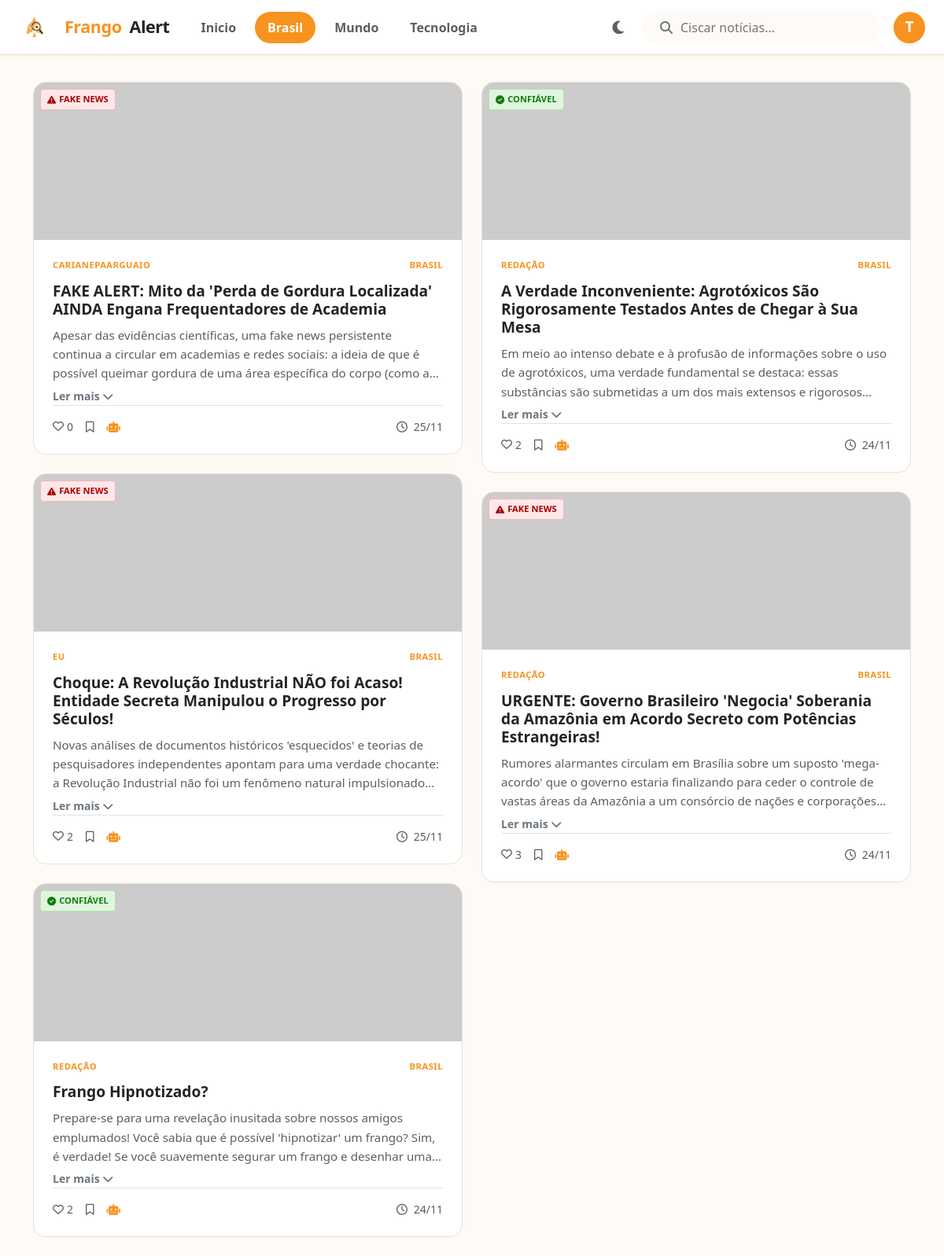
Page /?cat=Brasil (signed in) on the committed database.
### app.py (models this page shows)
class User(UserMixin, db.Model):
    id = db.Column(db.Integer, primary_key=True)
    username = db.Column(db.String(100))
    email = db.Column(db.String(100), unique=True)
    password = db.Column(db.String(100))
    is_admin = db.Column(db.Boolean, default=False)
    liked_posts = db.relationship('Post', secondary=post_likes, backref=db.backref('liked_by', lazy='dynamic'))
    saved_posts = db.relationship('Post', secondary=post_saves, backref=db.backref('saved_by', lazy='dynamic'))

class Post(db.Model):
    id = db.Column(db.Integer, primary_key=True)
    title = db.Column(db.String(200), nullable=False)
    content = db.Column(db.Text, nullable=False)
    image_url = db.Column(db.String(500))
    category = db.Column(db.String(50), default='Geral')
    verified = db.Column(db.Boolean, default=True)
    author = db.Column(db.String(100), default='Redação')
    date_posted = db.Column(db.DateTime, default=datetime.utcnow)

### app.py (the view)
@app.route('/')
def index():
    search_query = request.args.get('q')
    category_filter = request.args.get('cat')
    query = Post.query
    if category_filter and category_filter != 'Feed': query = query.filter_by(category=category_filter)
    if search_query: query = query.filter(Post.title.contains(search_query) | Post.content.contains(search_query))
    posts = query.order_by(Post.date_posted.desc()).all()
    return render_template('index.html', posts=posts)

### app.py (called while the page is built)
@login_manager.user_loader
def load_user(user_id):
    return db.session.get(User, int(user_id))

### templates/index.html (shortened to what this page needs)
{% extends "base.html" %}
{% block content %}
<div class="row">
    <div class="col-12">
        <div class="masonry-grid">
            {% for post in posts %}
            <div class="masonry-item">
                <div class="news-card" id="post-{{ post.id }}">
                    <div class="position-relative">
                        <img src="{{ post.image_url or 'https://via.placeholder.com/400x200?text=Sem+Imagem' }}" class="card-img-top" alt="Capa" onerror="this.src='https://via.placeholder.com/400x200?text=Erro+Imagem'">
                        <div class="position-absolute top-0 start-0 m-2">
                            {% if post.verified %}
                                <span class="badge-verified"><i class="fas fa-check-circle"></i> Confiável</span>
                            {% else %}
                                <span class="badge-fake"><i class="fas fa-exclamation-triangle"></i> Fake News</span>
                            {% endif %}
                        </div>
                    </div>
                    <div class="card-body">
                        <div class="meta-text">
                            <span style="color: var(--brand-color);">{{ post.author }}</span>
                            <span>{{ post.category }}</span>
                        </div>
                        <h5 class="card-title">{{ post.title }}</h5>
                        <div class="content-area" onclick="toggleText({{ post.id }})" style="cursor: pointer;">
                            <p class="card-text" id="text-{{ post.id }}"
                               style="display: -webkit-box; -webkit-line-clamp: 3; -webkit-box-orient: vertical; overflow: hidden; margin-bottom: 4px; transition: all 0.3s;">
                                {{ post.content }}
                            </p>
                            {% if post.content|length > 150 %}
                                <small class="fw-bold text-secondary expand-btn" id="btn-{{ post.id }}">
                                    Ler mais <i class="fas fa-chevron-down"></i>
                                </small>
                            {% endif %}
                        </div>
                        <div class="mt-auto pt-3 border-top d-flex justify-content-between align-items-center text-muted small">
                            <div class="d-flex gap-3 align-items-center">
                                <button onclick="toggleLike({{ post.id }})" class="btn-icon border-0 bg-transparent p-0 d-flex align-items-center gap-1" title="Curtir">
                                    {% if current_user.is_authenticated and post in current_user.liked_posts %}
                                        <i class="fas fa-heart" style="color: #d13438;" id="like-icon-{{ post.id }}"></i>
                                        <span style="color: #d13438; font-weight: bold;" id="like-count-{{ post.id }}">{{ post.liked_by.count() }}</span>
                                    {% else %}
                                        <i class="far fa-heart" id="like-icon-{{ post.id }}"></i>
                                        <span id="like-count-{{ post.id }}">{{ post.liked_by.count() }}</span>
                                    {% endif %}
                                </button>
                                <button onclick="toggleSave({{ post.id }})" class="btn-icon border-0 bg-transparent p-0" title="Salvar">
                                    {% if current_user.is_authenticated and post in current_user.saved_posts %}
                                        <i class="fas fa-bookmark" style="color: var(--brand-color);" id="save-icon-{{ post.id }}"></i>
                                    {% else %}
                                        <i class="far fa-bookmark" id="save-icon-{{ post.id }}"></i>
                                    {% endif %}
                                </button>
                                <button onclick="verifyWithAI({{ post.id }}, `{{ post.title }}`, `{{ post.content }}`)" class="btn-icon border-0 bg-transparent p-0" title="Verificar com IA">
                                    <i class="fas fa-robot" style="color: var(--brand-color);"></i>
                                </button>
                            </div>
                            <span><i class="far fa-clock me-1"></i> {{ post.date_posted.strftime('%d/%m') }}</span>
                        </div>
                    </div>
                </div>
            </div>
            {% endfor %}
        </div>
    </div>
</div>
{% endblock %}

### templates/base.html (shortened to what this page needs)
<!DOCTYPE html>
<html lang="pt-br">
<head>
    <link href="https://cdn.jsdelivr.net/npm/bootstrap@5.3.0/dist/css/bootstrap.min.css" rel="stylesheet">
    <link rel="stylesheet" href="https://cdnjs.cloudflare.com/ajax/libs/font-awesome/6.4.0/css/all.min.css">
    <link rel="stylesheet" href="{{ url_for('static', filename='style.css') }}">
</head>
<body class="{{ 'dark-mode' if request.cookies.get('theme') == 'dark' }}">
    <nav class="navbar fixed-top">
        <div class="container-fluid px-4">
            <div class="d-flex align-items-center">
                <a class="navbar-brand me-4" href="/">
                    <img src="{{ url_for('static', filename='logobg.png') }}" alt="Logo" width="40" height="40" class="d-inline-block align-text-top me-2 rounded-circle">
                    <span style="color: var(--brand-color)">Frango</span>Alert
                </a>
                <div class="d-none d-md-flex gap-2">
                    <a href="/?cat=" class="nav-link {{ 'active' if not request.args.get('cat') else '' }}">Inicio</a>
                    <a href="/?cat=Brasil" class="nav-link {{ 'active' if request.args.get('cat') == 'Brasil' else '' }}">Brasil</a>
                    <a href="/?cat=Mundo" class="nav-link {{ 'active' if request.args.get('cat') == 'Mundo' else '' }}">Mundo</a>
                    <a href="/?cat=Tecnologia" class="nav-link {{ 'active' if request.args.get('cat') == 'Tecnologia' else '' }}">Tecnologia</a>
                </div>
            </div>
            <div class="d-flex align-items-center gap-3">
                <button id="theme-toggle" class="btn-theme" title="Luz do Galinheiro"><i class="fas fa-moon"></i></button>
                <form action="/" method="GET" class="search-bar d-none d-lg-flex">
                    <i class="fas fa-search text-secondary"></i>
                    <input type="text" name="q" placeholder="Ciscar notícias..." value="{{ request.args.get('q', '') }}">
                </form>
                {% if current_user.is_authenticated %}
                    <div class="dropdown">
                        <button class="btn p-0 border-0" data-bs-toggle="dropdown">
                            <div class="text-white rounded-circle d-flex align-items-center justify-content-center shadow-sm fw-bold"
                                 style="background-color: var(--brand-color); width: 40px; height: 40px; font-size: 1.2rem;">
                                {{ current_user.username[0].upper() }}
                            </div>
                        </button>
                    </div>
                {% else %}
                    <a href="{{ url_for('login') }}" class="btn btn-msn btn-sm">Entrar</a>
                {% endif %}
            </div>
        </div>
    </nav>
    <div class="container mt-4">
        {% block content %}{% endblock %}
    </div>
</body>
</html>

### static/style.css (style rules this page uses)
:root { --bg-body: #fefaf6; --bg-card: #ffffff; --text-primary: #242424; --text-secondary: #605e5c; --brand-color: #F7931E; --brand-hover: #d37206; --border-color: #ebe0d5; --success-bg: #dff6dd; --success-text: #107c10; --danger-bg: #fde7e9; --danger-text: #a80000; --shadow-sm: 0 2px 4px rgba(247, 147, 30, 0.08); --shadow-md: 0 8px 16px rgba(247, 147, 30, 0.15); --radius-sm: 6px; --radius-md: 12px; --radius-lg: 16px; }
body { background-color: var(--bg-body); font-family: 'Segoe UI', -apple-system, BlinkMacSystemFont, sans-serif; color: var(--text-primary); padding-top: 80px; transition: background-color 0.3s ease, color 0.3s ease; margin: 0; }
a { text-decoration: none; transition: all 0.2s; }
.navbar { background-color: var(--bg-card); border-bottom: 1px solid var(--border-color); height: 70px; box-shadow: var(--shadow-sm); position: fixed; top: 0; width: 100%; z-index: 1000; display: flex; align-items: center; justify-content: space-between; }
.navbar-brand { font-weight: 800; font-size: 1.35rem; color: var(--text-primary) !important; display: flex; align-items: center; gap: 10px; letter-spacing: -0.5px; text-decoration: none; }
.nav-link { color: var(--text-secondary) !important; font-weight: 600; padding: 8px 16px !important; border-radius: 50px; display: inline-block; }
.nav-link:hover, .nav-link.active { color: #fff !important; background-color: var(--brand-color); }
.search-bar { background-color: var(--bg-body); border: 2px solid transparent; border-radius: 99px; padding: 6px 20px; display: flex; align-items: center; transition: all 0.2s; }
.search-bar input { background: transparent; border: none; outline: none; width: 100%; margin-left: 8px; color: var(--text-primary); }
.news-card { background-color: var(--bg-card); border: 1px solid var(--border-color); border-radius: var(--radius-lg); overflow: hidden; display: flex; flex-direction: column; transition: transform 0.2s, box-shadow 0.2s; position: relative; width: 100%; }
.card-img-top { height: 200px; width: 100%; object-fit: cover; background-color: #ffeedb; display: block; }
.card-body { padding: 24px; display: flex; flex-direction: column; flex: 1; }
.card-title { font-size: 1.2rem; font-weight: 800; margin-bottom: 10px; color: var(--text-primary); line-height: 1.2; }
.meta-text { font-size: 0.7rem; font-weight: 700; text-transform: uppercase; color: var(--brand-color); margin-bottom: 12px; display: flex; justify-content: space-between; letter-spacing: 0.5px; }
.card-text { color: var(--text-secondary); font-size: 0.95rem; line-height: 1.6; }
.masonry-grid { column-count: 3; column-gap: 24px; }
.masonry-item { break-inside: avoid; margin-bottom: 24px; display: inline-block; width: 100%; }
@media (max-width: 1200px) { .masonry-grid { column-count: 2; } }
.btn-icon { color: var(--text-secondary); padding: 8px; border-radius: 50%; transition: all 0.2s; background: transparent; border: none; cursor: pointer; }
.btn-theme { border: none; background: transparent; color: var(--text-secondary); cursor: pointer; font-size: 1.2rem; padding: 8px; border-radius: 50%; display: flex; align-items: center; justify-content: center; }
.badge-verified { background-color: var(--success-bg); color: var(--success-text); border: 1px solid rgba(16, 124, 16, 0.2); padding: 4px 8px; border-radius: 4px; font-size: 0.7rem; font-weight: 700; text-transform: uppercase; display: inline-flex; align-items: center; gap: 4px; }
.badge-fake { background-color: var(--danger-bg); color: var(--danger-text); border: 1px solid rgba(168, 0, 0, 0.2); padding: 4px 8px; border-radius: 4px; font-size: 0.7rem; font-weight: 700; text-transform: uppercase; display: inline-flex; align-items: center; gap: 4px; }

### rows in the picture
User: username "T"
Post: verified False (drawn), author "CARIANEPAARGUAIO", category "BRASIL", title "FAKE ALERT: Mito da 'Perda de Gordura Localizada' AINDA Engana Frequentadores de Academia", content "Apesar das evidências científicas, uma fake news persistente continua a circular em academias e redes sociais: a ideia de que é possível queimar gordura de uma área específica do corpo (como…", liked_by.count "0", date_posted "25/11"
Post: verified False (drawn), author "EU", category "BRASIL", title "Choque: A Revolução Industrial NÃO foi Acaso! Entidade Secreta Manipulou o Progresso por Séculos!", content "Novas análises de documentos históricos 'esquecidos' e teorias de pesquisadores independentes apontam para uma verdade chocante: a Revolução Industrial não foi um fenômeno natural…", liked_by.count "2", date_posted "25/11"
Post: verified True (drawn), author "REDAÇÃO", category "BRASIL", title "Frango Hipnotizado?", content "Prepare-se para uma revelação inusitada sobre nossos amigos emplumados! Você sabia que é possível 'hipnotizar' um frango? Sim, é verdade! Se você suavemente segurar um frango e desenhar…", liked_by.count "2", date_posted "24/11"
Post: verified True (drawn), author "REDAÇÃO", category "BRASIL", title "A Verdade Inconveniente: Agrotóxicos São Rigorosamente Testados Antes de Chegar à Sua Mesa", content "Em meio ao intenso debate e à profusão de informações sobre o uso de agrotóxicos, uma verdade fundamental se destaca: essas substâncias são submetidas a um dos mais extensos e…", liked_by.count "2", date_posted "24/11"
Post: verified False (drawn), author "REDAÇÃO", category "BRASIL", title "URGENTE: Governo Brasileiro 'Negocia' Soberania da Amazônia em Acordo Secreto com Potências Estrangeiras!", content "Rumores alarmantes circulam em Brasília sobre um suposto 'mega-acordo' que o governo estaria finalizando para ceder o controle de vastas áreas da Amazônia a um consórcio de nações e…", liked_by.count "3", date_posted "24/11"
